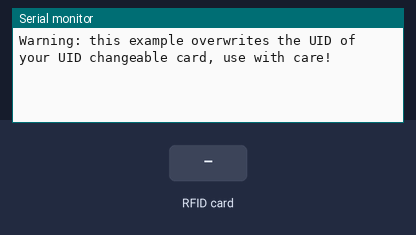
This sketch was run on a simulated ESP8266 (NodeMCU). On the bench: the last lines printed to the serial monitor. The inputs (shaded band) are chosen by the test bench.

Above: at 1.4 s.
1.5 s: RFID card DE AD BE EF held to the reader
At 2.4 s:
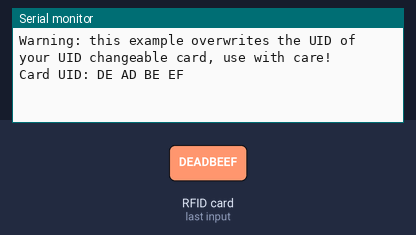
3.0 s: RFID card 5E 7A 19 C4 held to the reader
At 3.5 s:
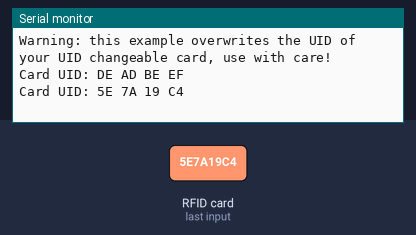

Measured:
- after the input at 1.5 s, the serial monitor: prints a new line at once (image 1)
- after the input at 3.0 s, the serial monitor: prints a new line after 0.06 s (image 2)

The sketch:

esp8266-mfrc522-UID.ino
```cpp
#include <SPI.h>
#include <MFRC522.h>

#define RST_PIN D1
#define SS_PIN D2

MFRC522 mfrc522(SS_PIN, RST_PIN);

/* Set your new UID here! */
#define NEW_UID {0xDE, 0xAD, 0xBE, 0xEF}

MFRC522::MIFARE_Key key;
void setup() {
  Serial.begin(115200); // Initialize serial communications with the PC
  delay(200);
  SPI.begin();          // Init SPI bus
  mfrc522.PCD_Init();   // Init MFRC522 card
  Serial.println(F("\nWarning: this example overwrites the UID of your UID changeable card, use with care!"));

  // Prepare key - all keys are set to FFFFFFFFFFFFh at chip delivery from the factory.
  for (byte i = 0; i < 6; i++) {
    key.keyByte[i] = 0xFF;
  }
}

// Setting the UID can be as simple as this:
//void loop() {
//  byte newUid[] = NEW_UID;
//  if ( mfrc522.MIFARE_SetUid(newUid, (byte)4, true) ) {
//    Serial.println("Wrote new UID to card.");
//  }
//  delay(1000);
//}

// But of course this is a more proper approach
void loop() {

  // Reset the loop if no new card present on the sensor/reader. This saves the entire process when idle. And if present, select one.
  if ( ! mfrc522.PICC_IsNewCardPresent() || ! mfrc522.PICC_ReadCardSerial() ) {
    delay(50);
    return;
  }

  // Now a card is selected. The UID and SAK is in mfrc522.uid.

  // Dump UID
  Serial.print(F("Card UID:"));
  for (byte i = 0; i < mfrc522.uid.size; i++) {
    Serial.print(mfrc522.uid.uidByte[i] < 0x10 ? " 0" : " ");
    Serial.print(mfrc522.uid.uidByte[i], HEX);
  }
  Serial.println();

  // Dump PICC type
//  MFRC522::PICC_Type piccType = mfrc522.PICC_GetType(mfrc522.uid.sak);
//  Serial.print(F("PICC type: "));
//  Serial.print(mfrc522.PICC_GetTypeName(piccType));
//  Serial.print(F(" (SAK "));
//  Serial.print(mfrc522.uid.sak);
//  Serial.print(")\r\n");
//  if (  piccType != MFRC522::PICC_TYPE_MIFARE_MINI
//    &&  piccType != MFRC522::PICC_TYPE_MIFARE_1K
//    &&  piccType != MFRC522::PICC_TYPE_MIFARE_4K) {
//    Serial.println(F("This sample only works with MIFARE Classic cards."));
//    return;
//  }

  // Set new UID
  /*
  byte newUid[] = NEW_UID;
  if ( mfrc522.MIFARE_SetUid(newUid, (byte)4, true) ) {
    Serial.println(F("Wrote new UID to card."));
  }
  */

  // Halt PICC and re-select it so DumpToSerial doesn't get confused
  mfrc522.PICC_HaltA();
  if ( ! mfrc522.PICC_IsNewCardPresent() || ! mfrc522.PICC_ReadCardSerial() ) {
    return;
  }

  // Dump the new memory contents
  Serial.println(F("New UID and contents:"));
  mfrc522.PICC_DumpToSerial(&(mfrc522.uid));

  delay(1000);
}
```
